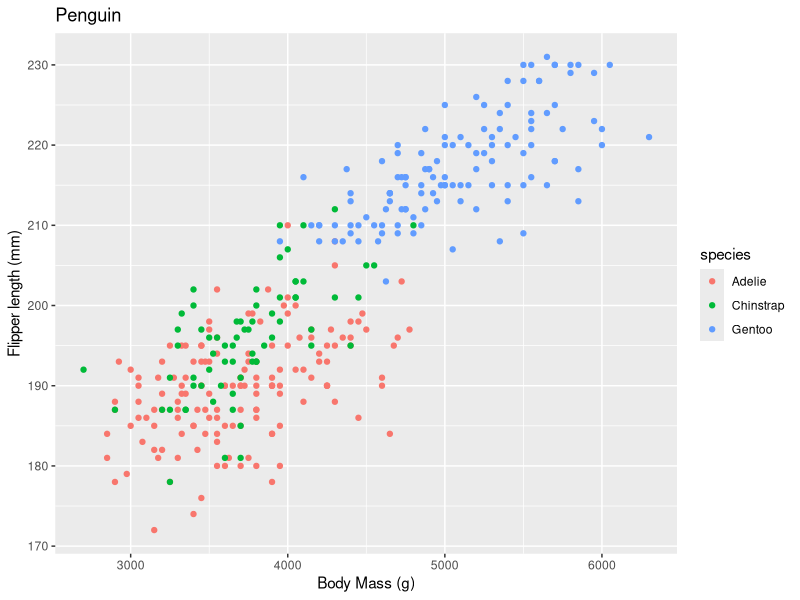
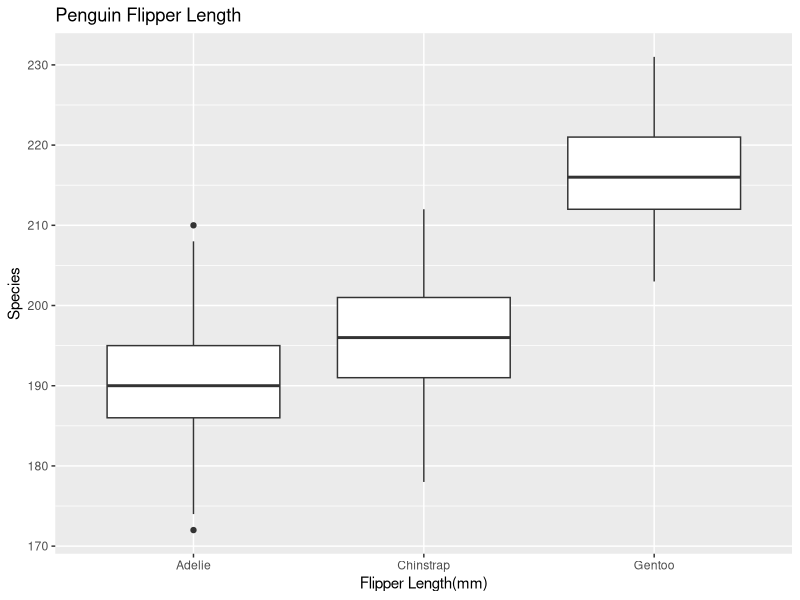
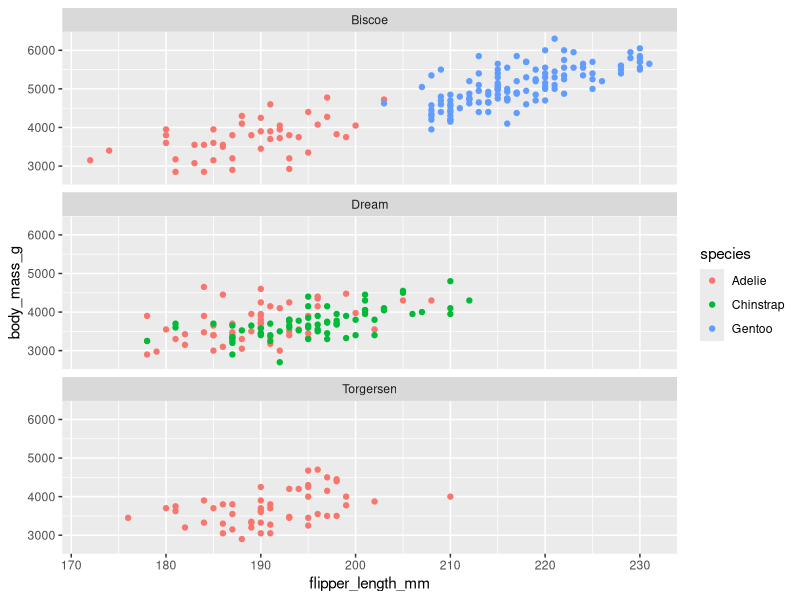
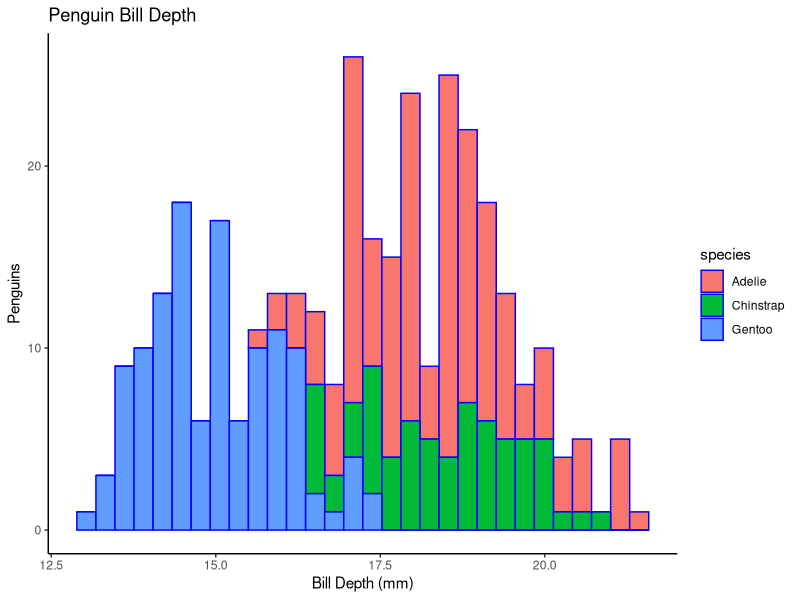
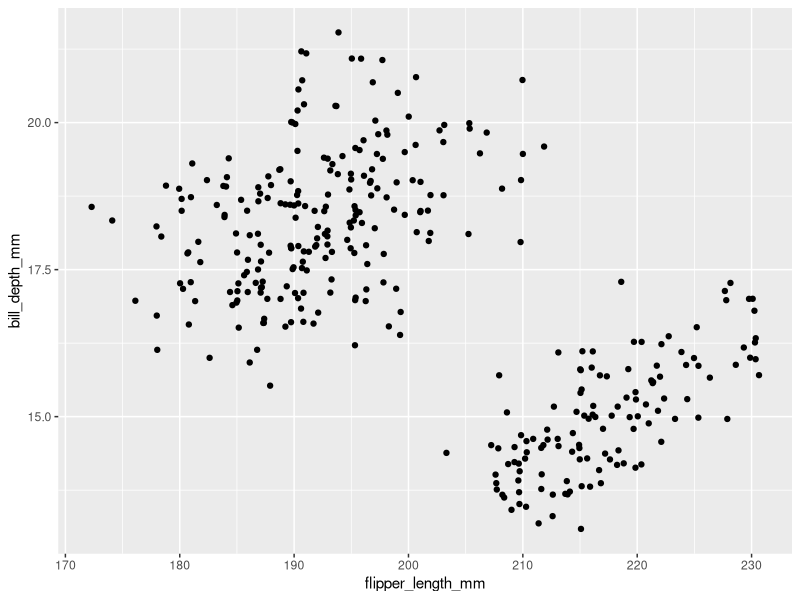
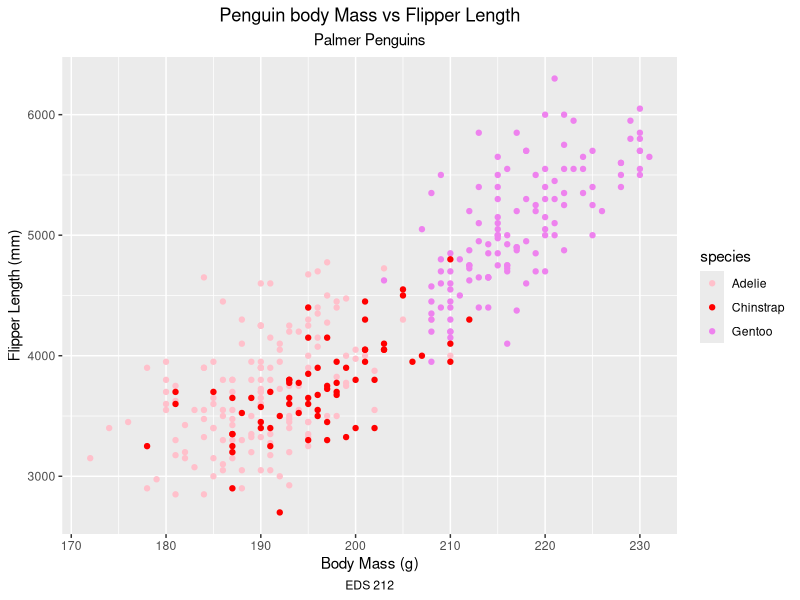
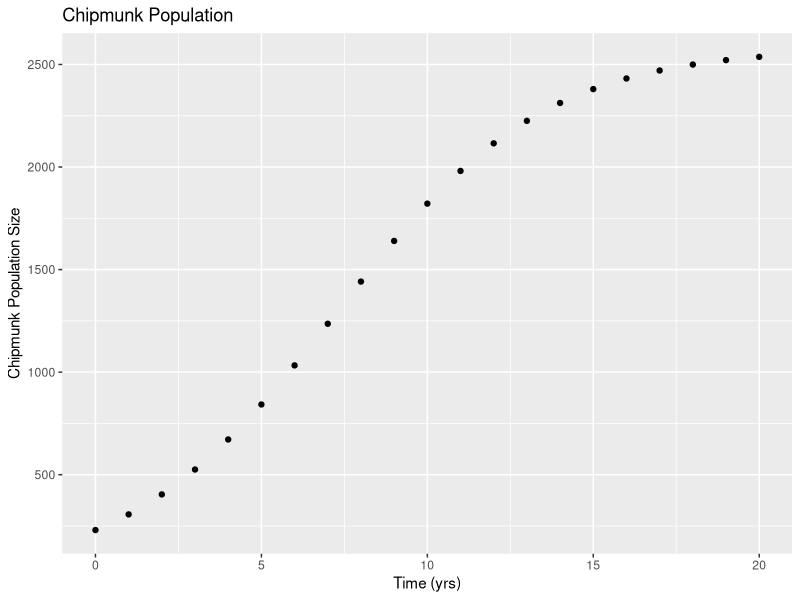
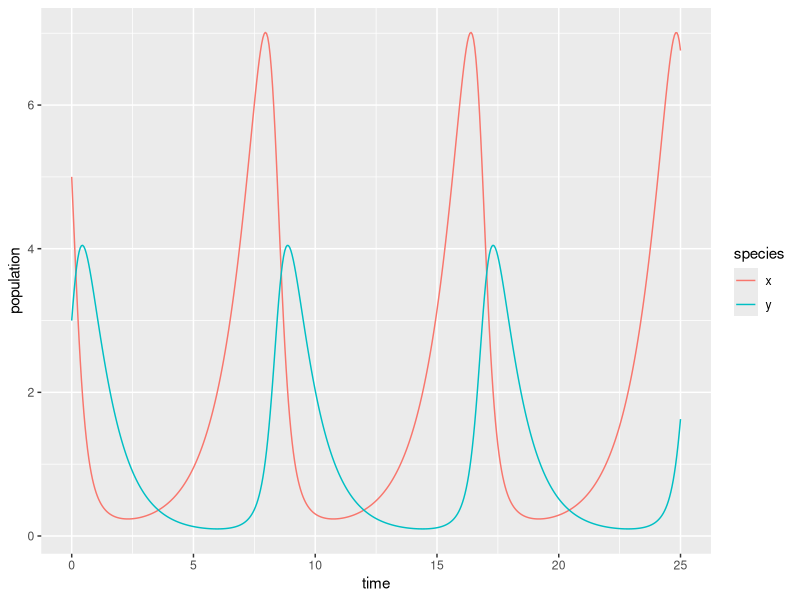

The R source for these figures, in order:
## ---- chunk 1
#says nothing from this code chunk will show up 
knitr::opts_chunk$set(warning = FALSE, message = FALSE)
knitr::opts_chunk$set(echo = TRUE)

library(tidyverse)
library(palmerpenguins)
library(deSolve)
library(kableExtra)
## ---- chunk 2

#ggplot(data and mapping, anything to do with variables goes under aes) + type of plot
#Scatterplot
ggplot(data = penguins, mapping = aes(x = body_mass_g, y = flipper_length_mm)) + geom_point(aes(color = species)) + labs(title = "Penguin", y = "Flipper length (mm)", x = "Body Mass (g)") 



## ---- chunk 3
#discrete variables on x, continuous on y
#middle line is the median
#lines of box at 1st and 3rd quartile
ggplot(data = penguins, aes(x = species, y = flipper_length_mm)) +geom_boxplot() + labs(title = "Penguin Flipper Length", y = "Species", x = "Flipper Length(mm)")
## ---- chunk 4
ggplot(data=penguins, aes(x = flipper_length_mm, y = body_mass_g)) +geom_point(aes(color = species)) +facet_wrap(~island, ncol =1)

## ---- chunk 5

#remember only one x varaible for a histogram, needs to be continous
ggplot(data = penguins, mapping = aes(x = bill_depth_mm)) + geom_histogram(color = "blue", aes(fill = species)) + labs(title = "Penguin Bill Depth", x = "Bill Depth (mm)", y = "Penguins") + theme_classic()
## ---- chunk 6
ggplot(data = penguins, aes(x = flipper_length_mm, y= bill_depth_mm))+ geom_jitter()

## ---- chunk 7
ggplot(data = penguins, aes(x = flipper_length_mm, y = body_mass_g))+ geom_point(aes(color = species)) +labs(title = "Penguin body Mass vs Flipper Length", x = "Body Mass (g)", y = "Flipper Length (mm)", subtitle = "Palmer Penguins", caption = "EDS 212") + # manually choose colors
  scale_color_manual(values = c("pink", "red", "violet"))+
  #center labels
  theme(plot.title=element_text(hjust=0.5),
        plot.subtitle=element_text(hjust=0.5), plot.caption = element_text(hjust=0.5))
## ---- chunk 8
#first give the variables in the function, then define 
standard_weight <- function(a , b, L) {
  a * L^b }
  
#plug numbers into the function
great_barracuda <- standard_weight(a = 0.0181 , b = 3.27 , L = 60)
great_barracuda
## ---- chunk 9
#write this equation as a function r can use 
#reminder that to use e in r use exp()
pop_logistic <- function(carryingcap, init_pop, rate, time_yr) { carryingcap/ (1 + ((carryingcap - init_pop)/init_pop) * exp(- rate * time_yr))
  
}
#plug in given numbers to find exact population at a given time
pop_logistic(carryingcap = 2580, init_pop = 230, rate = 0.32, time_yr = 2.4)
# or create a sequence and show it over time
time_seq <- seq( from = 0, to = 20, by = 1)
#and then plug it in
chipmunk_pop <- pop_logistic(carryingcap = 2580, init_pop = 230, rate = 0.32, time_yr = time_seq)
#make this into a dataframe to graph
chip_dataframe <- data_frame(time_seq, chipmunk_pop)
#then graph
ggplot(data = chip_dataframe, aes(x = time_seq , y = chipmunk_pop)) + geom_point() + labs( title = "Chipmunk Population", x = "Time (yrs)", y = "Chipmunk Population Size")
## ---- chunk 10
# make a vector with possible fish lengths, use the seq function and from, to and by
barracuda_length <- seq(from = 0 , to = 200 , by = 1)
#estimate weights using this vector
#plugging in known values for a and b
barracuda_weight <- standard_weight( a = 0.0181, b = 3.27 , L = barracuda_length)
#make these two vectors into a dataframe 
barracuda_dataframe <- data.frame(x = barracuda_length , y = barracuda_weight)
## ---- chunk 11
#define the expression
func1 <- expression(5 * x ^ 2)
#take the derivative, define the variable which you are taking the derivative in respect to
my_deriv <- deriv(func1, "x")
my_deriv
#define x to solve for a specific number
#second number is the answer
x <- 1
eval(my_deriv)

## ---- chunk 12
func2 <- expression(2 * z ^ 3 -10.5 *z ^2 +4.1)
your_deriv <- D(func2, "z")
your_deriv
#find derivative over a sequence of values
z <- seq(from = 0, to = 5, by = 0.5)
eval(your_deriv)
## ---- chunk 13
# Create a sequence of times (days): 
time <- seq(0, 25, by = 0.05)

# Set some parameter values (these can change - keep it in mind):
parameters <- c(alpha = .85, beta = 0.8, delta = 0.5, gamma = 1)

# Set the initial condition (prey and predator populations at t = 0).
# Recall: x = prey, y = predator
init_cond <- c(x = 5, y = 3)

# Prepare the series of differential equations as a function: 
lk_equations <- function(time, init_cond, parameters) {
  with(as.list(c(init_cond, parameters)), {
    dxdt = alpha * x - beta * x * y
    dydt = delta * x * y - gamma * y
    return(list(c(dxdt, dydt)))
  })
}

# Find the approximate the solution using `deSolve::ode()`:
approx_lk <- ode(y = init_cond, times = time, func = lk_equations, parms = parameters)

# Check the class: 
class(approx_lk)

# We really want this to be a data frame, and we want both prey (x) and predator (y) to be in the same column -- we'll learn why in EDS 221 (tidy data)
approx_lk_df <- data.frame(approx_lk) %>% 
  pivot_longer(cols = c(x,y), names_to = "species", values_to = "population")

# Plot it! 
ggplot(data = approx_lk_df, aes(x = time, y = population)) +
  geom_line(aes(color = species))



## ---- chunk 14
marmots <- c("blue", "green", 4, "yellow")

#Check the class

class(marmots)

pika <- c(12.4, 6.8, 2.9, 8.8, 8.5)

class(pika)
#scalar multiplier

scalar_pika <- 5.2 * pika

scalar_pika
#you can also add or subtract vectors ( as long as they are the same length)
ferret <- c(1, 12, 18, 2, 8)

pika - ferret

## ---- chunk 15
pika %*% ferret
## ---- chunk 16
my_values <- seq(from = 1, to = 10, length =200)
# this will fill the data into a matrix in order going by row
my_matrix <- matrix(data = my_values, nrow = 2, ncol = 5, byrow = TRUE)

5 * my_matrix

class(my_matrix)
## ---- chunk 17
#if 5 =1 
5 == 1
"cat" == "dog"
# true if cat does not equal dog
"cat" != "dog"
# runs through the vector and checks for each
meds <- c(1,2,3,4,5)
meds == 3
meds == 1 | meds >3

teddy <- 5
banjo <- 7 
tallie <- 4


teddy <= banjo
